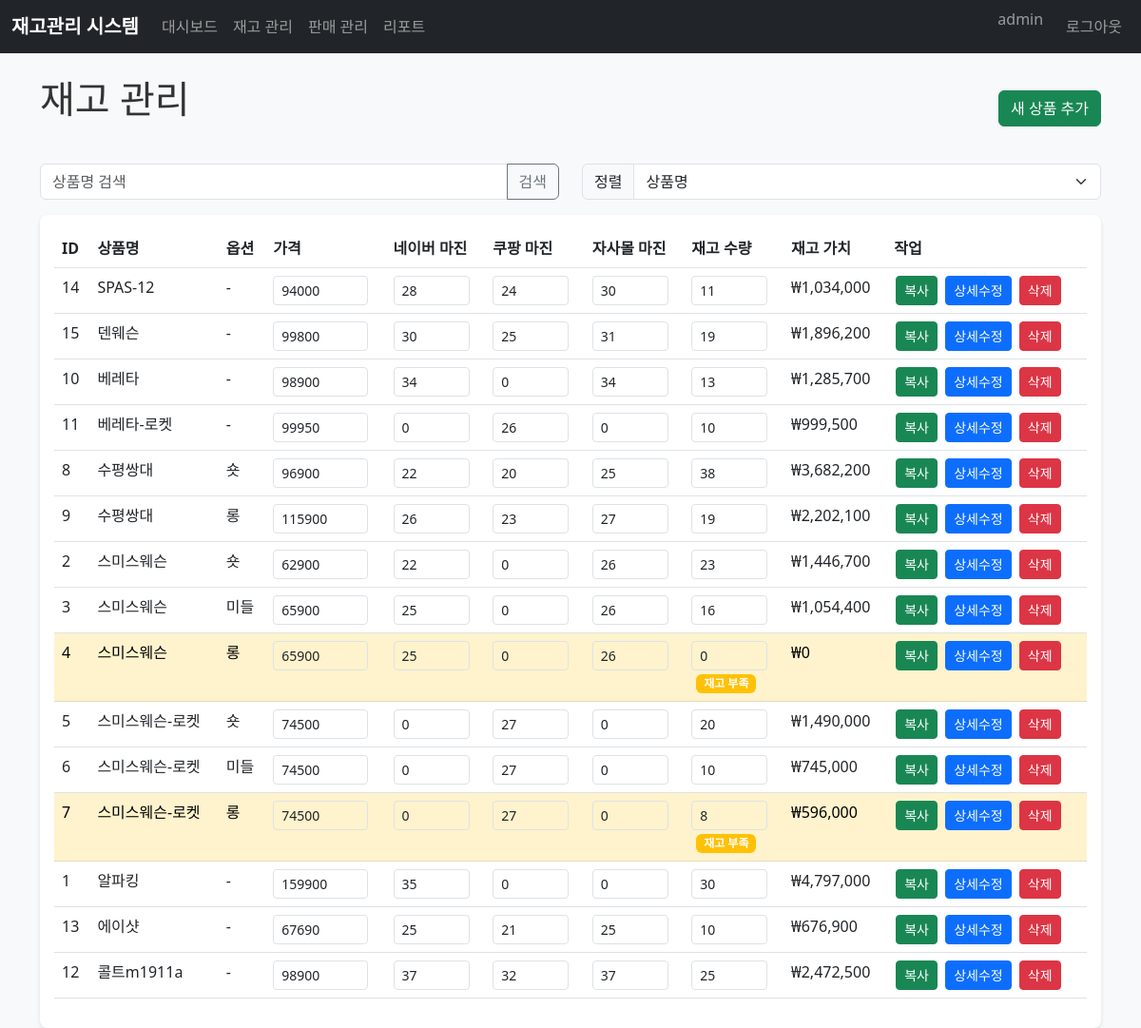
The page /inventory (signed in) on the database its author committed.
### tables this page shows
CREATE TABLE users (
            id INTEGER PRIMARY KEY AUTOINCREMENT,
            username VARCHAR(50) UNIQUE NOT NULL,
            email VARCHAR(100) UNIQUE NOT NULL,
            password_hash VARCHAR(255) NOT NULL,
            is_admin BOOLEAN DEFAULT 0,
            created_at DATETIME DEFAULT CURRENT_TIMESTAMP
        );

CREATE TABLE products (
        id INTEGER PRIMARY KEY AUTOINCREMENT,
        name VARCHAR(100) NOT NULL,
        options TEXT,
        price DECIMAL(10,2) NOT NULL,
        margin_naver DECIMAL(5,2) NOT NULL,
        margin_coupang DECIMAL(5,2) NOT NULL,
        margin_self DECIMAL(5,2) NOT NULL,
        quantity INTEGER NOT NULL DEFAULT 0,
        created_at DATETIME DEFAULT CURRENT_TIMESTAMP,
        updated_at DATETIME DEFAULT CURRENT_TIMESTAMP
    );

### app.py (the view)
@app.route('/inventory')
@login_required
def inventory_page():
    search = request.args.get('search', '')
    sort_by = request.args.get('sort', 'name')
    products = manager.get_all_products(search=search, sort_by=sort_by)
    return render_template('inventory_editable.html', products=products, search=search, sort_by=sort_by)

### app.py (called while the page is built)
@login_manager.user_loader
def load_user(user_id):
    return User.get_by_id(int(user_id))

### auth.py (called while the page is built)
    @staticmethod
    def get_by_id(user_id):
        conn = database.get_connection()
        cursor = conn.cursor()
        if database.USE_POSTGRESQL:
            cursor.execute('SELECT id, username, email, is_admin FROM users WHERE id = %s', (user_id,))
        else:
            cursor.execute('SELECT id, username, email, is_admin FROM users WHERE id = ?', (user_id,))
        user_data = cursor.fetchone()
        conn.close()
        if user_data:
            return User(user_data[0], user_data[1], user_data[2], user_data[3])
        return None

### database.py (called while the page is built)
def get_connection():
    return sqlite3.connect(DATABASE_NAME)

### database_cloud.py (called while the page is built)
def get_connection():
    if USE_POSTGRESQL:
        result = urlparse(DATABASE_URL)
        return psycopg2.connect(
            database=result.path[1:],
            user=result.username,
            password=result.password,
            host=result.hostname,
            port=result.port
        )
    else:
        return sqlite3.connect('inventory.db')

### templates/inventory_editable.html (shortened to what this page needs)
{% extends "base.html" %}
{% block content %}
<div class="d-flex justify-content-between align-items-center mb-4">
    <h1>재고 관리</h1>
    <div>
        <a href="/product/add" class="btn btn-success">새 상품 추가</a>
    </div>
</div>
<div class="row mb-3">
    <div class="col-md-6">
        <form method="get" action="/inventory">
            <div class="input-group">
                <input type="text" class="form-control" name="search" placeholder="상품명 검색" value="{{ search }}">
                <button class="btn btn-outline-secondary" type="submit">검색</button>
            </div>
        </form>
    </div>
    <div class="col-md-6">
        <form method="get" action="/inventory">
            <div class="input-group">
                <label class="input-group-text">정렬</label>
                <select class="form-select" name="sort" onchange="this.form.submit()">
                    <option value="name" {% if sort_by == 'name' %}selected{% endif %}>상품명</option>
                </select>
            </div>
        </form>
    </div>
</div>
<div class="table-responsive">
    <table class="table table-hover" id="inventoryTable">
        <thead>
            <tr>
                <th>ID</th>
                <th>상품명</th>
                <th>옵션</th>
                <th>가격</th>
                <th>네이버 마진</th>
                <th>쿠팡 마진</th>
                <th>자사몰 마진</th>
                <th>재고 수량</th>
                <th>재고 가치</th>
                <th>작업</th>
            </tr>
        </thead>
        <tbody>
            {% for product in products %}
            <tr data-product-id="{{ product.id }}" {% if product.quantity < 10 %}class="table-warning"{% endif %}>
                <td>{{ product.id }}</td>
                <td>{{ product.name }}</td>
                <td>{{ product.options if product.options else '-' }}</td>
                <td>
                    <input type="number" class="form-control form-control-sm editable"
                           data-field="price" value="{{ product.price }}"
                           min="0" step="1" style="width: 100px;">
                </td>
                <td>
                    <input type="number" class="form-control form-control-sm editable"
                           data-field="margin_naver" value="{{ product.margin_naver }}"
                           min="0" max="100" step="0.1" style="width: 80px;">
                </td>
                <td>
                    <input type="number" class="form-control form-control-sm editable"
                           data-field="margin_coupang" value="{{ product.margin_coupang }}"
                           min="0" max="100" step="0.1" style="width: 80px;">
                </td>
                <td>
                    <input type="number" class="form-control form-control-sm editable"
                           data-field="margin_self" value="{{ product.margin_self }}"
                           min="0" max="100" step="0.1" style="width: 80px;">
                </td>
                <td>
                    <input type="number" class="form-control form-control-sm editable"
                           data-field="quantity" value="{{ product.quantity }}"
                           min="0" style="width: 80px;">
                    {% if product.quantity < 10 %}
                    <span class="badge bg-warning">재고 부족</span>
                    {% endif %}
                </td>
                <td class="product-value">₩{{ "{:,.0f}".format(product.value) }}</td>
                <td>
                    <a href="/product/copy/{{ product.id }}" class="btn btn-sm btn-success">복사</a>
                    <a href="/product/edit/{{ product.id }}" class="btn btn-sm btn-primary">상세수정</a>
                    <form method="post" action="/product/delete/{{ product.id }}" style="display: inline;">
                        <button type="submit" class="btn btn-sm btn-danger"
                                onclick="return confirm('정말 삭제하시겠습니까?')">삭제</button>
                    </form>
                </td>
            </tr>
            {% endfor %}
        </tbody>
    </table>
</div>
{% endblock %}

### templates/base.html (shortened to what this page needs)
<!DOCTYPE html>
<html lang="ko">
<head>
    <link href="https://cdn.jsdelivr.net/npm/bootstrap@5.3.0/dist/css/bootstrap.min.css" rel="stylesheet">
    <link rel="stylesheet" href="{{ url_for('static', filename='css/style.css') }}">
</head>
<body>
    <nav class="navbar navbar-expand-lg navbar-dark bg-dark">
        <div class="container-fluid">
            <a class="navbar-brand" href="/">재고관리 시스템</a>
            <div class="collapse navbar-collapse" id="navbarNav">
                <ul class="navbar-nav">
                    <li class="nav-item">
                        <a class="nav-link" href="/">대시보드</a>
                    </li>
                    <li class="nav-item">
                        <a class="nav-link" href="/inventory">재고 관리</a>
                    </li>
                    <li class="nav-item">
                        <a class="nav-link" href="/sales">판매 관리</a>
                    </li>
                    <li class="nav-item">
                        <a class="nav-link" href="/reports">리포트</a>
                    </li>
                </ul>
                <ul class="navbar-nav ms-auto">
                    {% if current_user.is_authenticated %}
                    <li class="nav-item">
                        <span class="navbar-text me-3">{{ current_user.username }}</span>
                    </li>
                    <li class="nav-item">
                        <a class="nav-link" href="/logout">로그아웃</a>
                    </li>
                    {% endif %}
                </ul>
            </div>
        </div>
    </nav>
    <div class="container mt-4">
        {% block content %}{% endblock %}
    </div>
</body>
</html>

### static/css/style.css (style rules this page uses)
body { background-color: #f8f9fa; }
.navbar-brand { font-weight: bold; }
.table-responsive { background-color: white; border-radius: 8px; padding: 15px; box-shadow: 0 2px 4px rgba(0, 0, 0, 0.1); }
.badge { margin-left: 5px; }
.btn-sm { margin: 0 2px; }
h1, h2, h3 { color: #333; margin-bottom: 20px; }

### templates/inventory_editable.html (style rules this page uses)
.editable { border: 1px solid #dee2e6; background-color: transparent; }

### rows shown on the page
users: username "admin"
products: id "14", name "SPAS-12", options "-", price "94000", margin_naver "28", margin_coupang "24", margin_self "30", quantity "11", value "1,034,000"
products: id "15", name "덴웨슨", options "-", price "99800", margin_naver "30", margin_coupang "25", margin_self "31", quantity "19", value "1,896,200"
products: id "10", name "베레타", options "-", price "98900", margin_naver "34", margin_coupang "0", margin_self "34", quantity "13", value "1,285,700"
products: id "11", name "베레타-로켓", options "-", price "99950", margin_naver "0", margin_coupang "26", margin_self "0", quantity "10", value "999,500"
products: id "8", name "수평쌍대", options "숏", price "96900", margin_naver "22", margin_coupang "20", margin_self "25", quantity "38", value "3,682,200"
products: id "9", name "수평쌍대", options "롱", price "115900", margin_naver "26", margin_coupang "23", margin_self "27", quantity "19", value "2,202,100"
products: id "2", name "스미스웨슨", options "숏", price "62900", margin_naver "22", margin_coupang "0", margin_self "26", quantity "23", value "1,446,700"
products: id "3", name "스미스웨슨", options "미들", price "65900", margin_naver "25", margin_coupang "0", margin_self "26", quantity "16", value "1,054,400"
products: id "4", name "스미스웨슨", options "롱", price "65900", margin_naver "25", margin_coupang "0", margin_self "26", quantity "0", shows "재고 부족", value "0"
products: id "5", name "스미스웨슨-로켓", options "숏", price "74500", margin_naver "0", margin_coupang "27", margin_self "0", quantity "20", value "1,490,000"
products: id "6", name "스미스웨슨-로켓", options "미들", price "74500", margin_naver "0", margin_coupang "27", margin_self "0", quantity "10", value "745,000"
products: id "7", name "스미스웨슨-로켓", options "롱", price "74500", margin_naver "0", margin_coupang "27", margin_self "0", quantity "8", shows "재고 부족", value "596,000"
products: id "1", name "알파킹", options "-", price "159900", margin_naver "35", margin_coupang "0", margin_self "0", quantity "30", value "4,797,000"
products: id "13", name "에이샷", options "-", price "67690", margin_naver "25", margin_coupang "21", margin_self "25", quantity "10", value "676,900"
products: id "12", name "콜트m1911a", options "-", price "98900", margin_naver "37", margin_coupang "32", margin_self "37", quantity "25", value "2,472,500"
